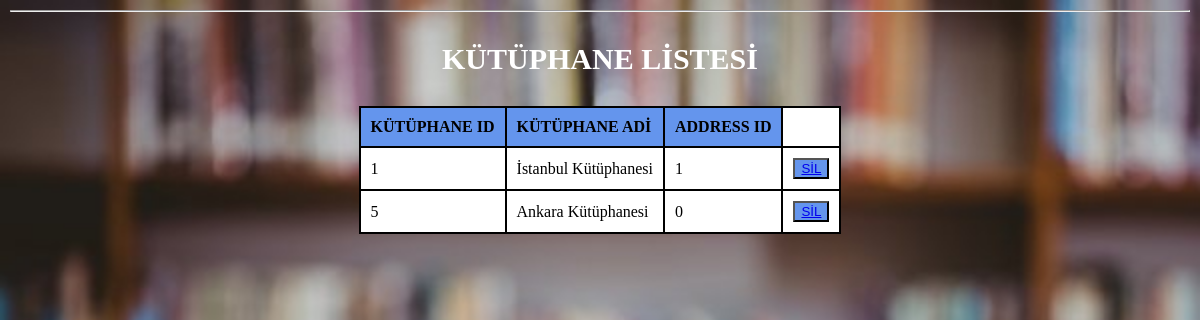
Screenshot of /kütüphane/kutuphane_listele.php with the database file from the repository.
### tables this page shows
CREATE TABLE `kutuphane` (
  `kutuphane_id` int(11) NOT NULL,
  `address_id` int(11) NOT NULL,
  `kutuphane_adi` varchar(50) NOT NULL
);

### kütüphane/kutuphane_listele.php (the view, shortened to what this page needs)
<?php
$servername = "localhost";
$username = "root";
$password = "";
$db = "kutuphane";
$conn = new mysqli($servername, $username, $password, $db);
$sql = "
		SELECT * FROM kutuphane
	";
$cvp = mysqli_query($conn, $sql);
if (!$cvp) {
    echo '<br>Hata: ' . mysqli_error($conn);
} else {
?>
<body>
    <hr>
    <table class="liste">
    <h3>KÜTÜPHANE LİSTESİ</h3>
        <thead>
            <tr>
                <th>KÜTÜPHANE ID</th>
                <th>KÜTÜPHANE ADİ</th>
                <th>ADDRESS ID</th>
            </tr>
        </thead>
        <tbody>
            <?php while ($row = mysqli_fetch_array($cvp)) { ?>
                <tr>
                    <td><?= $row["kutuphane_id"]; ?></td>
                    <td><?= $row["kutuphane_adi"]; ?></td>
                    <td><?= $row["address_id"]; ?></td>
                    <td><button type="button" style="background-color: #6495ed;"><a href="delete_kutuphane.php?kutuphane_id=<?= $row["kutuphane_id"]; ?>">SİL</a></button></td>
                </tr>
            <?php } ?>
        </tbody>
    </table>
<?php
}
?>
</body>

### kütüphane/kutuphane_listele.php (style rules this page uses)
body { background:url("raf.jpg"); background-size: 100% 100%; margin:0 auto; color: black; margin: 10; }
h3 { color: white; font-size: 30px; text-align: center; }
table, th, td { border: 2px solid black; border-collapse: collapse; background-color: white; padding: 10px; text-align: left; }
th { background-color: #6495ed; }
.liste { margin-left: auto; margin-right: auto; }

### rows the page displays
kutuphane: kutuphane_id "1", kutuphane_adi "İstanbul Kütüphanesi", address "1"
kutuphane: kutuphane_id "5", kutuphane_adi "Ankara Kütüphanesi", address "0"
